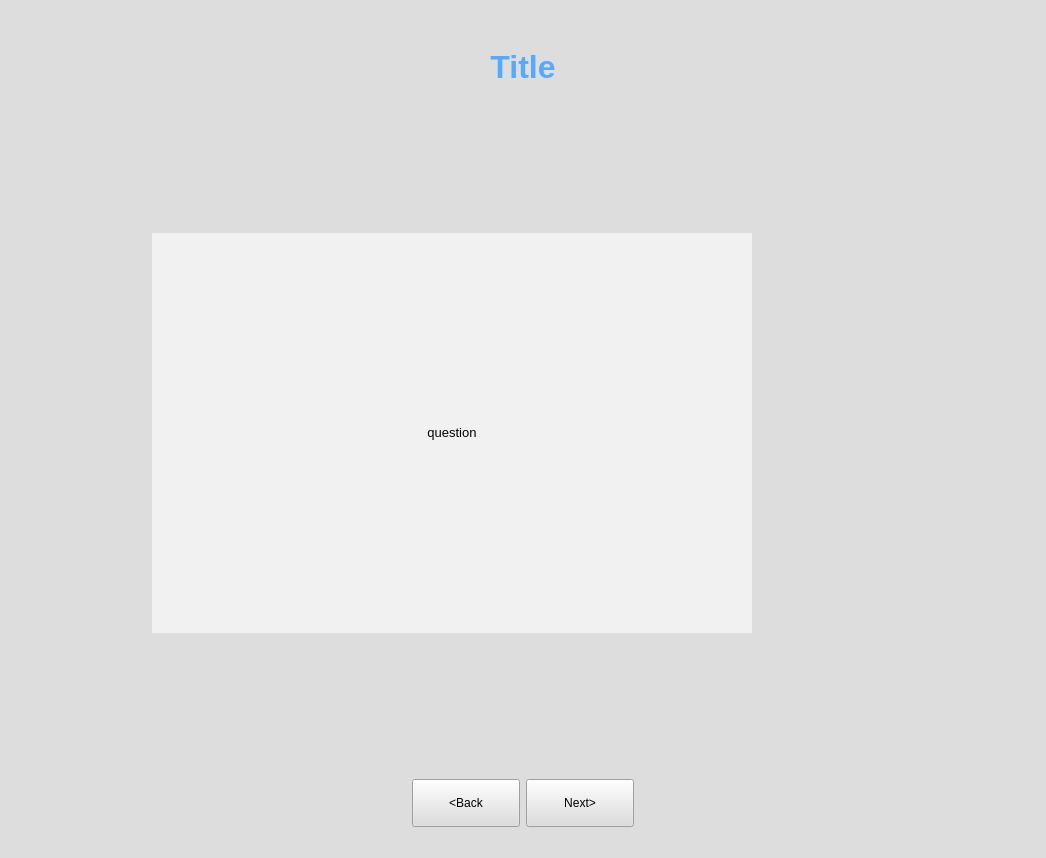
<?xml version="1.0" encoding="UTF-8"?>
<ui version="4.0">
 <class>MainWindow</class>
 <widget class="QMainWindow" name="MainWindow">
  <property name="geometry">
   <rect>
    <x>0</x>
    <y>0</y>
    <width>1046</width>
    <height>858</height>
   </rect>
  </property>
  <property name="windowTitle">
   <string>MainWindow</string>
  </property>
  <property name="styleSheet">
   <string notr="true">background-color: rgb(221, 221, 221);</string>
  </property>
  <widget class="QWidget" name="centralwidget">
   <layout class="QHBoxLayout" name="horizontalLayout_4">
    <item>
     <layout class="QVBoxLayout" name="verticalLayout">
      <item>
       <spacer name="verticalSpacer_2">
        <property name="orientation">
         <enum>Qt::Vertical</enum>
        </property>
        <property name="sizeType">
         <enum>QSizePolicy::Minimum</enum>
        </property>
        <property name="sizeHint" stdset="0">
         <size>
          <width>20</width>
          <height>40</height>
         </size>
        </property>
       </spacer>
      </item>
      <item>
       <layout class="QHBoxLayout" name="horizontalLayout">
        <item>
         <spacer name="horizontalSpacer_9">
          <property name="orientation">
           <enum>Qt::Horizontal</enum>
          </property>
          <property name="sizeType">
           <enum>QSizePolicy::Minimum</enum>
          </property>
          <property name="sizeHint" stdset="0">
           <size>
            <width>40</width>
            <height>20</height>
           </size>
          </property>
         </spacer>
        </item>
        <item>
         <widget class="QLabel" name="label">
          <property name="styleSheet">
           <string notr="true">image: url(:/lampejaune/160Light_bulb_(yellow)_icon.svg.png);</string>
          </property>
          <property name="text">
           <string>&lt;html&gt;&lt;head/&gt;&lt;body&gt;&lt;p&gt;&lt;img src=&quot;:/lampejaune/160Light_bulb_(yellow)_icon.svg.png&quot;/&gt;&lt;/p&gt;&lt;/body&gt;&lt;/html&gt;</string>
          </property>
          <property name="scaledContents">
           <bool>true</bool>
          </property>
         </widget>
        </item>
        <item>
         <spacer name="horizontalSpacer_4">
          <property name="orientation">
           <enum>Qt::Horizontal</enum>
          </property>
          <property name="sizeType">
           <enum>QSizePolicy::Expanding</enum>
          </property>
          <property name="sizeHint" stdset="0">
           <size>
            <width>40</width>
            <height>20</height>
           </size>
          </property>
         </spacer>
        </item>
        <item>
         <widget class="QLabel" name="title">
          <property name="styleSheet">
           <string notr="true">
font: 87 24pt &quot;Arial Black&quot;;
color: rgb(255, 245, 93);
gridline-color: rgb(0, 85, 255);</string>
          </property>
          <property name="text">
           <string>&lt;html&gt;&lt;head/&gt;&lt;body&gt;&lt;p align=&quot;center&quot;&gt;&lt;span style=&quot; font-size:24pt; font-weight:600; color:#55aaff;&quot;&gt;Title&lt;/span&gt;&lt;/p&gt;&lt;/body&gt;&lt;/html&gt;</string>
          </property>
         </widget>
        </item>
        <item>
         <spacer name="horizontalSpacer">
          <property name="orientation">
           <enum>Qt::Horizontal</enum>
          </property>
          <property name="sizeType">
           <enum>QSizePolicy::Expanding</enum>
          </property>
          <property name="sizeHint" stdset="0">
           <size>
            <width>40</width>
            <height>20</height>
           </size>
          </property>
         </spacer>
        </item>
        <item>
         <widget class="QLabel" name="label_4">
          <property name="text">
           <string>&lt;html&gt;&lt;head/&gt;&lt;body&gt;&lt;p&gt;&lt;img src=&quot;:/icam/200px-Logo_ICAM_-_2008.svg.png&quot;/&gt;&lt;/p&gt;&lt;/body&gt;&lt;/html&gt;</string>
          </property>
         </widget>
        </item>
        <item>
         <spacer name="horizontalSpacer_12">
          <property name="orientation">
           <enum>Qt::Horizontal</enum>
          </property>
          <property name="sizeType">
           <enum>QSizePolicy::Minimum</enum>
          </property>
          <property name="sizeHint" stdset="0">
           <size>
            <width>40</width>
            <height>20</height>
           </size>
          </property>
         </spacer>
        </item>
       </layout>
      </item>
      <item>
       <spacer name="verticalSpacer">
        <property name="orientation">
         <enum>Qt::Vertical</enum>
        </property>
        <property name="sizeHint" stdset="0">
         <size>
          <width>20</width>
          <height>40</height>
         </size>
        </property>
       </spacer>
      </item>
      <item>
       <layout class="QHBoxLayout" name="horizontalLayout_2">
        <item>
         <spacer name="horizontalSpacer_8">
          <property name="orientation">
           <enum>Qt::Horizontal</enum>
          </property>
          <property name="sizeType">
           <enum>QSizePolicy::Expanding</enum>
          </property>
          <property name="sizeHint" stdset="0">
           <size>
            <width>40</width>
            <height>10</height>
           </size>
          </property>
         </spacer>
        </item>
        <item>
         <widget class="QLabel" name="question">
          <property name="styleSheet">
           <string notr="true">font: 16pt &quot;Verdana&quot;;
background-color: rgb(241, 241, 241);
min-width: 600px;
min-height: 400px;
</string>
          </property>
          <property name="text">
           <string>&lt;html&gt;&lt;head/&gt;&lt;body&gt;&lt;p align=&quot;center&quot;&gt;&lt;span style=&quot; font-family:'Calibri','sans-serif'; font-size:10pt; color:#000000; background-color:transparent;&quot;&gt;question&lt;/span&gt;&lt;/p&gt;&lt;/body&gt;&lt;/html&gt;</string>
          </property>
          <property name="scaledContents">
           <bool>true</bool>
          </property>
         </widget>
        </item>
        <item>
         <spacer name="horizontalSpacer_5">
          <property name="orientation">
           <enum>Qt::Horizontal</enum>
          </property>
          <property name="sizeHint" stdset="0">
           <size>
            <width>40</width>
            <height>20</height>
           </size>
          </property>
         </spacer>
        </item>
        <item>
         <spacer name="horizontalSpacer_6">
          <property name="orientation">
           <enum>Qt::Horizontal</enum>
          </property>
          <property name="sizeHint" stdset="0">
           <size>
            <width>40</width>
            <height>20</height>
           </size>
          </property>
         </spacer>
        </item>
       </layout>
      </item>
      <item>
       <spacer name="verticalSpacer_4">
        <property name="orientation">
         <enum>Qt::Vertical</enum>
        </property>
        <property name="sizeType">
         <enum>QSizePolicy::Expanding</enum>
        </property>
        <property name="sizeHint" stdset="0">
         <size>
          <width>20</width>
          <height>40</height>
         </size>
        </property>
       </spacer>
      </item>
      <item>
       <layout class="QHBoxLayout" name="horizontalLayout_3">
        <item>
         <spacer name="horizontalSpacer_11">
          <property name="orientation">
           <enum>Qt::Horizontal</enum>
          </property>
          <property name="sizeType">
           <enum>QSizePolicy::Minimum</enum>
          </property>
          <property name="sizeHint" stdset="0">
           <size>
            <width>40</width>
            <height>20</height>
           </size>
          </property>
         </spacer>
        </item>
        <item>
         <spacer name="horizontalSpacer_2">
          <property name="orientation">
           <enum>Qt::Horizontal</enum>
          </property>
          <property name="sizeHint" stdset="0">
           <size>
            <width>40</width>
            <height>20</height>
           </size>
          </property>
         </spacer>
        </item>
        <item>
         <widget class="QPushButton" name="btn_previous">
          <property name="enabled">
           <bool>true</bool>
          </property>
          <property name="styleSheet">
           <string notr="true">min-width: 100px;
font: 10pt &quot;OCR A Extended&quot;;
min-height: 40px;
</string>
          </property>
          <property name="text">
           <string>&lt;Back</string>
          </property>
          <property name="default">
           <bool>false</bool>
          </property>
          <property name="flat">
           <bool>false</bool>
          </property>
         </widget>
        </item>
        <item>
         <widget class="QPushButton" name="btn_next">
          <property name="styleSheet">
           <string notr="true">font: 10pt &quot;OCR A Extended&quot;;
min-width: 100px;
min-height: 40px;
</string>
          </property>
          <property name="text">
           <string>Next&gt;</string>
          </property>
         </widget>
        </item>
        <item>
         <spacer name="horizontalSpacer_3">
          <property name="orientation">
           <enum>Qt::Horizontal</enum>
          </property>
          <property name="sizeHint" stdset="0">
           <size>
            <width>40</width>
            <height>20</height>
           </size>
          </property>
         </spacer>
        </item>
        <item>
         <spacer name="horizontalSpacer_10">
          <property name="orientation">
           <enum>Qt::Horizontal</enum>
          </property>
          <property name="sizeType">
           <enum>QSizePolicy::Minimum</enum>
          </property>
          <property name="sizeHint" stdset="0">
           <size>
            <width>40</width>
            <height>20</height>
           </size>
          </property>
         </spacer>
        </item>
       </layout>
      </item>
     </layout>
    </item>
   </layout>
  </widget>
  <widget class="QMenuBar" name="menubar">
   <property name="geometry">
    <rect>
     <x>0</x>
     <y>0</y>
     <width>1046</width>
     <height>22</height>
    </rect>
   </property>
  </widget>
  <widget class="QStatusBar" name="statusbar"/>
 </widget>
 <resources>
  <include location="Images/icam.qrc"/>
  <include location="Images/lampe.qrc"/>
  <include location="Images/Luxo.qrc"/>
  <include location="Images/lampe.qrc"/>
 </resources>
 <connections/>
</ui>
